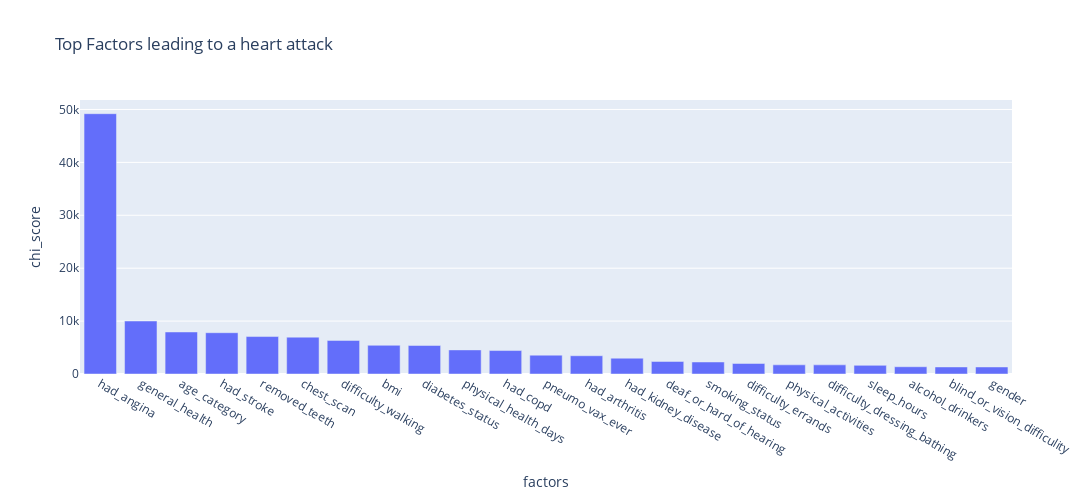

Notebook source saved alongside this figure:
### Code cell
fig = px.bar(chi_df, y='chi_score', x='factors', title='Top Factors leading to a heart attack')
fig.update_layout(width=1100, height=500)
fig.show()

### Figure 1 — Plotly figure (JSON) as saved in the notebook; plotly's stock layout.template omitted (floating-point values rounded to 4 significant figures)
{"data": [{"alignmentgroup": "True", "hovertemplate": "factors=%{x}<br>chi_score=%{y}<extra></extra>", "legendgroup": "", "marker": {"color": "#636efa", "pattern": {"shape": ""}}, "name": "", "offsetgroup": "", "orientation": "v", "showlegend": false, "textposition": "auto", "type": "bar", "x": ["had_angina", "general_health", "age_category", "had_stroke", "removed_teeth", "chest_scan", "difficulty_walking", "bmi", "diabetes_status", "physical_health_days", "had_copd", "pneumo_vax_ever", "had_arthritis", "had_kidney_disease", "deaf_or_hard_of_hearing", "smoking_status", "difficulty_errands", "physical_activities", "difficulty_dressing_bathing", "sleep_hours", "alcohol_drinkers", "blind_or_vision_difficulity", "gender"], "xaxis": "x", "y": [49200.0, 10020.0, 7945.0, 7805.0, 7077.0, 6966.0, 6348.0, 5425.0, 5393.0, 4555.0, 4434.0, 3559.0, 3451.0, 2991.0, 2375.0, 2270.0, 1989.0, 1733.0, 1728.0, 1631.0, 1372.0, 1332.0, 1326.0], "yaxis": "y"}], "layout": {"barmode": "relative", "height": 500, "legend": {"tracegroupgap": 0}, "title": {"text": "Top Factors leading to a heart attack"}, "width": 1100, "xaxis": {"anchor": "y", "autorange": true, "domain": [0, 1], "range": [-0.5, 22.5], "title": {"text": "factors"}, "type": "category"}, "yaxis": {"anchor": "x", "autorange": true, "domain": [0, 1], "range": [0, 51790.0], "title": {"text": "chi_score"}, "type": "linear"}}}
